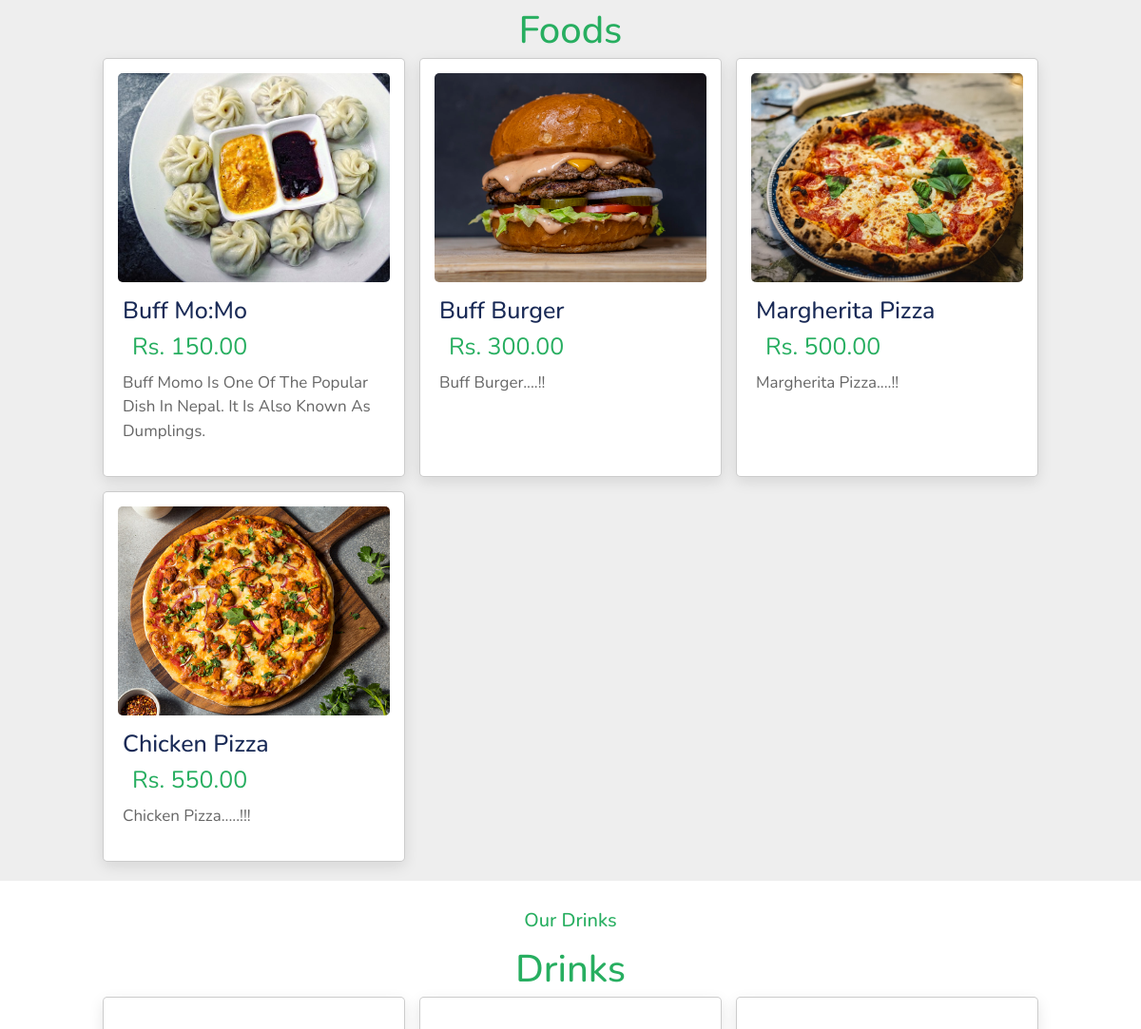
The app's page / (middle part), older data.
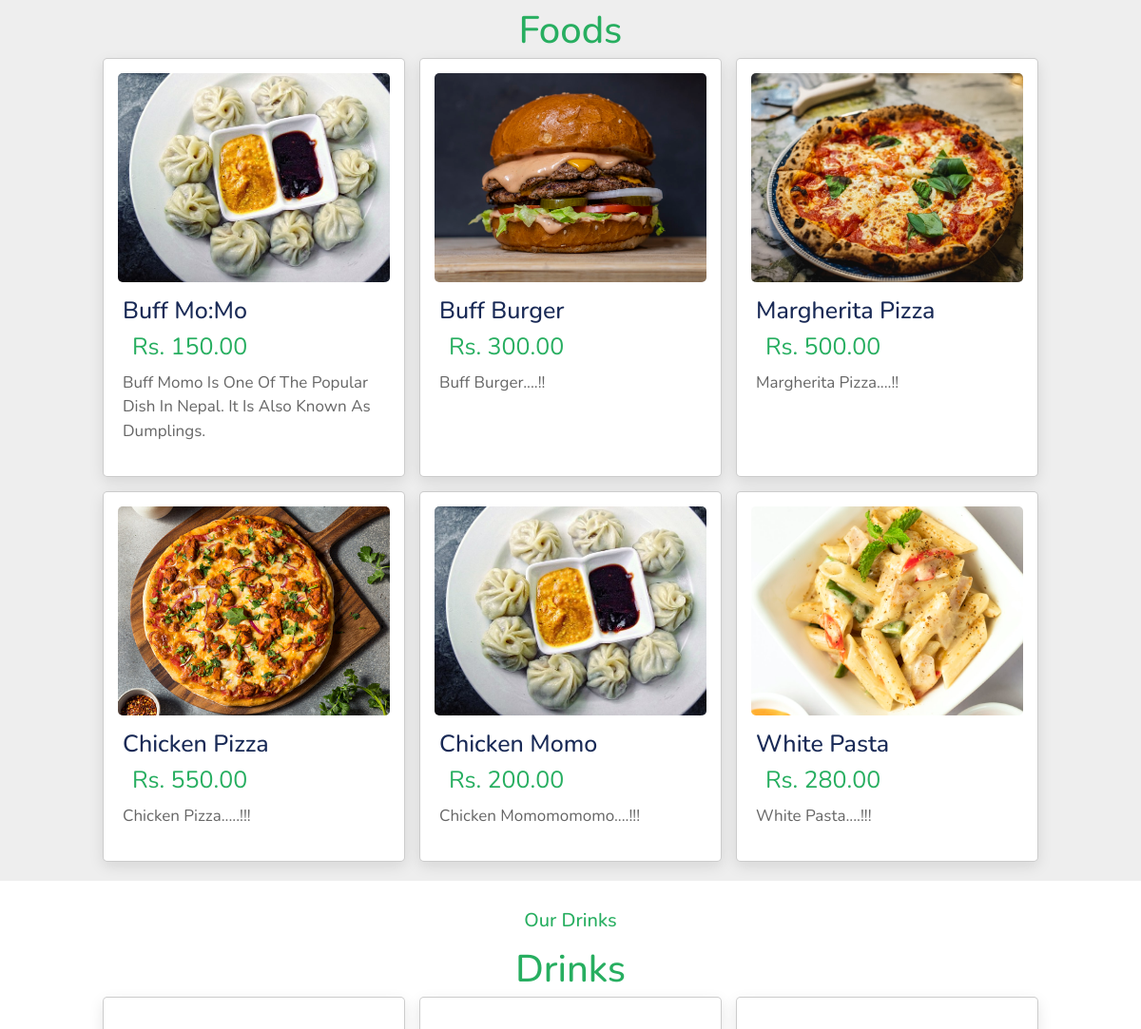
The same page, newer data.
### ForkAndKnife/models.py (models this page shows, shortened)
class Menu(models.Model):
    menu_item_id = models.AutoField;
    name = models.CharField(max_length=100)
    desctription = models.CharField(max_length=250)
    price = models.DecimalField(max_digits=6, decimal_places=2)
    item_image = models.ImageField(upload_to='media')
    category_id = models.ForeignKey(Category, on_delete=models.CASCADE)
    sub_category_id = models.ForeignKey(SubCategory, on_delete=models.CASCADE)

### ForkAndKnife/views.py (the view)
# urls.py: path("", views.index, name="indexPage"),
def index(request):
    menus = Menu.objects.all()
    return render(request, "ForkAndKnife/index.html", {'menuss': menus})

### ForkAndKnife/templates/ForkAndKnife/index.html (shortened to what this page needs)
{%load static%}
<!doctype html>
<html lang="en">
<head>
  <link href="https://cdn.jsdelivr.net/npm/bootstrap@5.2.0/dist/css/bootstrap.min.css" rel="stylesheet"
>
  <link rel="stylesheet" href="https://cdnjs.cloudflare.com/ajax/libs/font-awesome/6.1.1/css/all.min.css">
  <link rel="stylesheet" href="https://cdn.jsdelivr.net/npm/swiper@9/swiper-bundle.min.css"/>
  <link rel="stylesheet" href="{% static 'css/index.css' %}">
</head>
<body>
<section class="menu" id="menu">
  <h1 class="heading"> Foods</h1>
  <div class="box-container">
    {%for food in menuss %}
    {% if food.category_id_id == 1 %}
    <div class="box">
      <div class="image">
        <img src="{{ food.item_image.url }}" alt="This is {{food.name}}">
      </div>
      <div class="content">
        <h3>{{ food.name}}</h3>
        <span class="price">Rs. {{food.price }}</span>
        <p>{{ food.desctription}}</p>
      </div>
    </div>
    {%endif%}
    {%endfor%}
  </div>
</section>
 <section class="Drinks" id="Drinks">
  <h3 class="sub-heading">our drinks</h3>
  <h1 class="heading">Drinks</h1>
  <div class="box-container">
    {%for drink in menuss %}
    {%if drink.category_id_id == 2%}
    <div class="box">
    </div>
    {%endif%}
    {%endfor%}
  </div>
</section>
</body>
</html>

### static/css/index.css (style rules this page uses)
* { font-family: "Nunito", sans-serif; margin: 0; padding: 0; -webkit-box-sizing: border-box; box-sizing: border-box; text-decoration: none; outline: none; border: none; text-transform: capitalize; -webkit-transition: all 0.3s linear; -o-transition: all 0.3s linear; transition: all 0.3s linear; }
html { font-size: 62.5%; overflow-x: hidden; scroll-padding-top: 5.5rem; scroll-behavior: smooth; }
section { padding: 2rem 9%; }
section:nth-child(even) { background-color: #eee; }
.sub-heading { text-align: center; color: #27ae60; font-size: 2rem; padding-top: 1rem; }
.heading { text-align: center; color: #27ae60; font-size: 4rem; padding-top: 1rem; }
.menu .box-container { display: grid; grid-template-columns: repeat(auto-fit, minmax(31rem, 1fr)); gap: 1.5rem; }
.menu .box-container .box { background: #fff; border: 0.1rem solid rgba(0, 0, 0, 0.2); border-radius: 0.5rem; -webkit-box-shadow: 0 0.5rem 1.5rem rgba(0, 0, 0, 0.1); box-shadow: 0 0.5rem 1.5rem rgba(0, 0, 0, 0.1); }
.menu .box-container .box .image { height: 25rem; width: 100%; padding: 1.5rem; overflow: hidden; position: relative; }
.menu .box-container .box .image img { height: 100%; width: 100%; border-radius: 0.5rem; -o-object-fit: cover; object-fit: cover; }
.menu .box-container .box .content { padding: 2rem; padding-top: 0; }
.menu .box-container .box .content h3 { color: #192a56; font-size: 2.5rem; }
.menu .box-container .box .content p { color: #666; font-size: 1.7rem; padding: 0.5rem 0; line-height: 1.5; }
.menu .box-container .box .content .price { color: #27ae60; margin-left: 1rem; font-size: 2.5rem; }
.Drinks .box-container { display: grid; grid-template-columns: repeat(auto-fit, minmax(31rem, 1fr)); gap: 1.5rem; }
.Drinks .box-container .box { padding: 2.5rem; background: #fff; border-radius: 0.5rem; border: 0.1rem solid rgba(0, 0, 0, 0.2); -webkit-box-shadow: 0 0.5rem 1.5rem rgba(0, 0, 0, 0.1); box-shadow: 0 0.5rem 1.5rem rgba(0, 0, 0, 0.1); position: relative; overflow: hidden; text-align: center; }

Row changes from the older to the newer data that the page shows:
added Menu: item_image (picture), name "Chicken Momo", price "200.00", desctription "Chicken Momomomomo....!!!", shown under "Foods"
added Menu: item_image (picture), name "White Pasta", price "280.00", desctription "White Pasta....!!!", shown under "Foods"
